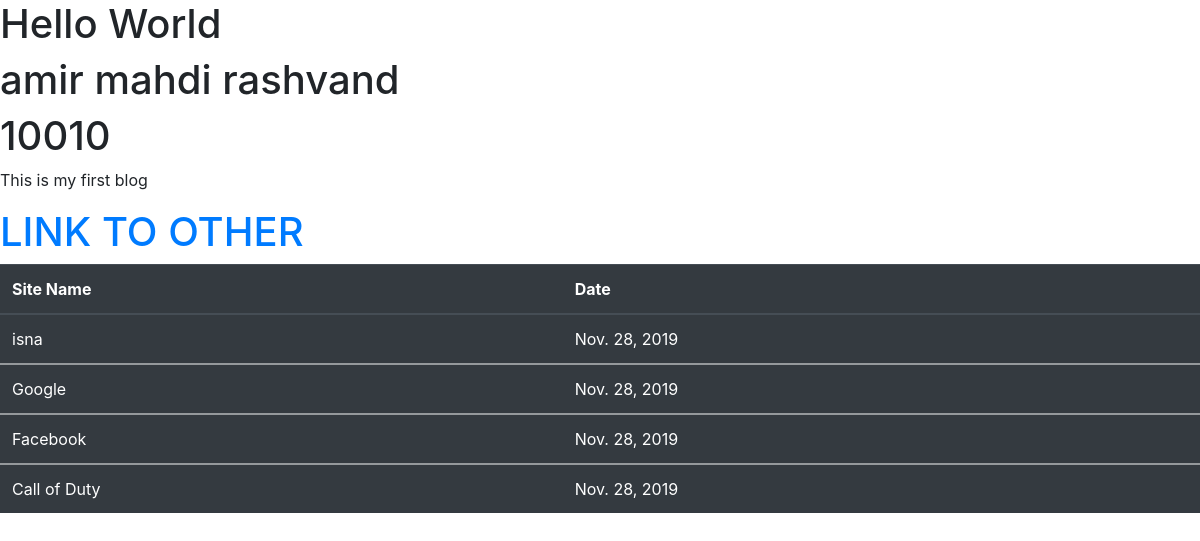
The app's page /first_app/ with its own data.
### first_app/models.py (models this page shows, shortened)
class AccessRecord(models.Model):
    name = models.ForeignKey(WebPage, on_delete=models.CASCADE)
    date = models.DateField()

class WebPage(models.Model):
    top = models.ForeignKey(Topic, on_delete=models.CASCADE)
    url = models.URLField(unique=True)
    name = models.CharField(max_length=220,unique=True)
    def __str__(self):
        return self.name

### first_app/views.py (the view)
# urls.py: path(r'',views.index, name='index'),
def index(request):
    webpage_list = AccessRecord.objects.order_by('date')
    context = {'access_record':webpage_list, 'name':'amir mahdi rashvand', 'number':10000}
    template = 'index.html'
    return render(request, template, context )

### templates/index.html (shortened to what this page needs)
<!DOCTYPE html>
{% load staticfiles %}
<html lang="en" dir="ltr">
  <head>
  </head>
<link rel="stylesheet" href="https://stackpath.bootstrapcdn.com/bootstrap/4.4.0/css/bootstrap.min.css">  <body>
    <h1> Hello World </h1>
    <h1> {{ name|cut:'ali' }} </h1>
    <h1>{{number|add:"10"}}</h1>
    <p> This is my first blog </p>
    <h1><a href="{% url 'first_app:other' %}"> LINK TO OTHER  </a></h1>
<div class="djangotwo">
      <table  class="table table-dark">
    <thead>
      {% if access_record %}
      <tr>
        <th scope="col">Site Name</th>
        <th scope="col">Date</th>
      </tr>
    </thead>
    {% for acc in access_record %}
    <tbody>
      <tr>
        <td>{{ acc.name }}</td>
        <td>{{ acc.date }}</td>
      </tr>
    </tbody>
  {% endfor %}
  </table>
{% else %}
</div>
<p> Access Dosent exist </p>
{% endif %}
  </body>
</html>

### records on screen
AccessRecord: name "isna", date "Nov. 28, 2019"
AccessRecord: name "Google", date "Nov. 28, 2019"
AccessRecord: name "Facebook", date "Nov. 28, 2019"
AccessRecord: name "Call of Duty", date "Nov. 28, 2019"

### other values on screen
{{ name|cut:'ali' }} "amir mahdi rashvand"
{{ number|add:"10" }} "10010"
